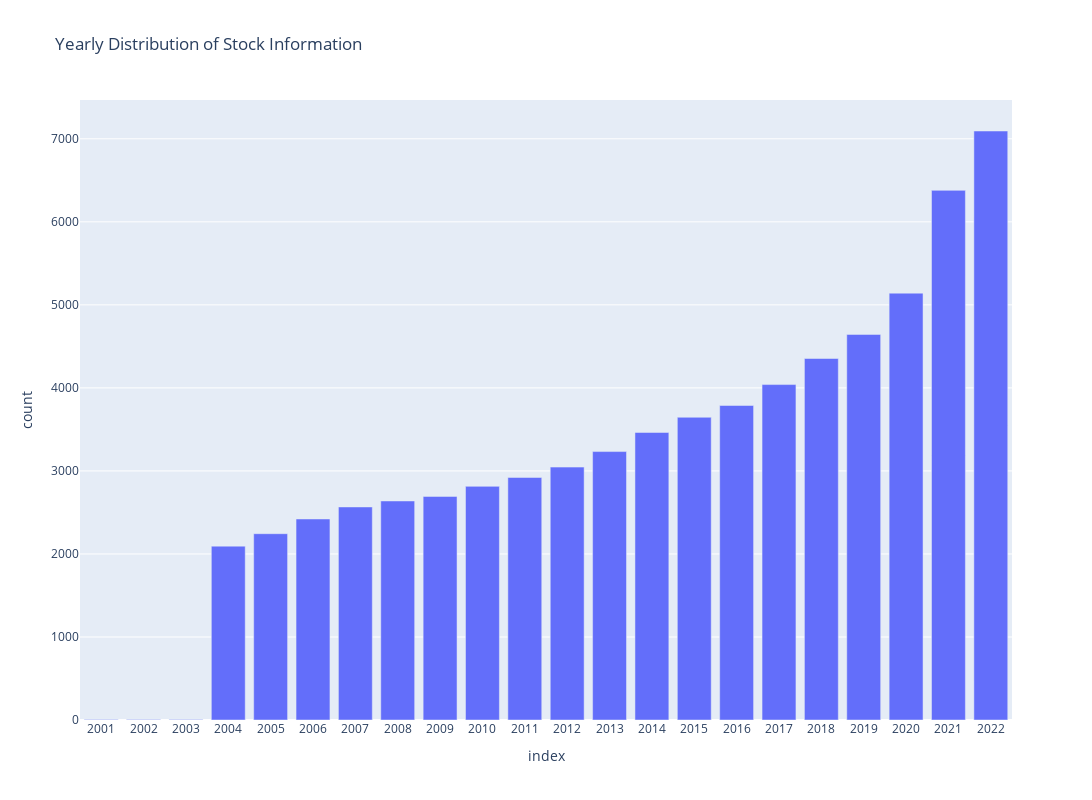

Source (notebook cell):
### Markdown cell above
### Pre-cleaning Visualizing/Analysis

### Code cell
# Note: Unzip the raw_data.zip file in the data folder before running this cell
# Visualize the yearly distribution of stock information
plot = plot_year_distribution('./data/unprocessed/')
plot.show()

### Figure 1 — Plotly figure (JSON) as saved in the notebook; plotly's stock layout.template omitted (floating-point values rounded to 4 significant figures)
{"data": [{"alignmentgroup": "True", "hovertemplate": "index=%{x}<br>count=%{y}<extra></extra>", "legendgroup": "", "marker": {"color": "#636efa", "pattern": {"shape": ""}}, "name": "", "offsetgroup": "", "orientation": "v", "showlegend": false, "textposition": "auto", "type": "bar", "x": ["2001", "2002", "2003", "2004", "2005", "2006", "2007", "2008", "2009", "2010", "2011", "2012", "2013", "2014", "2015", "2016", "2017", "2018", "2019", "2020", "2021", "2022"], "xaxis": "x", "y": [7, 7, 7, 2094, 2244, 2421, 2566, 2638, 2693, 2814, 2921, 3046, 3233, 3463, 3646, 3788, 4040, 4354, 4644, 5141, 6379, 7094], "yaxis": "y"}], "layout": {"barmode": "relative", "height": 800, "legend": {"tracegroupgap": 0}, "title": {"text": "Yearly Distribution of Stock Information"}, "width": 1200, "xaxis": {"anchor": "y", "domain": [0, 1], "title": {"text": "index"}}, "yaxis": {"anchor": "x", "domain": [0, 1], "title": {"text": "count"}}}}
